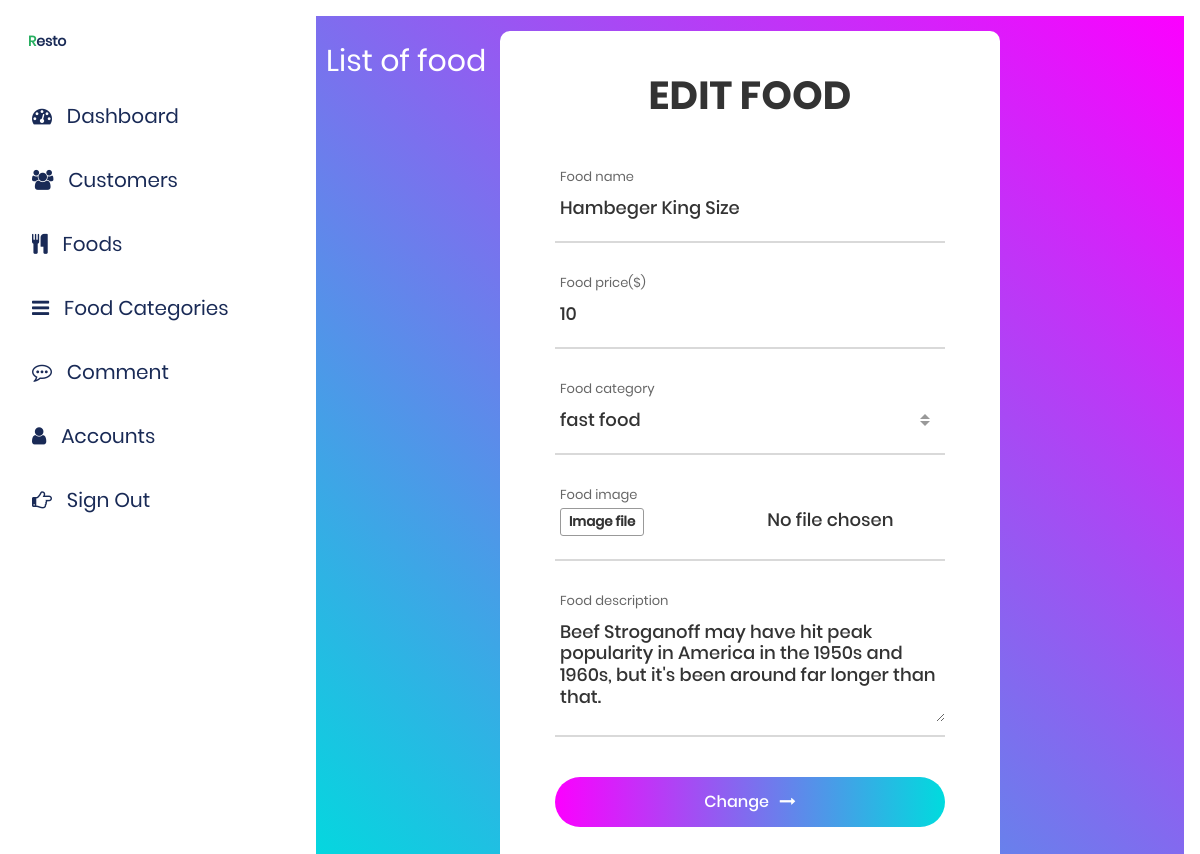
/admin/foods/index.php?btn_edit&id=18 (signed in), run on the app's committed database.
### tables this page shows
CREATE TABLE `food` (
  `food_id` int(11) NOT NULL,
  `food_name` varchar(255) NOT NULL,
  `cat_id` int(11) NOT NULL,
  `food_des` varchar(255) NOT NULL,
  `food_price` float NOT NULL,
  `food_image_url` varchar(255) NOT NULL,
  `food_views` int(10) DEFAULT 0
);

### admin/foods/index.php (called while the page is built, shortened)
<?php
    require "../../global.php";
    require "../../dao/pdo.php";
    require "../index.php";
?>

### global.php (called while the page is built, shortened)
<?php
    $ROOT_URL =  "/resto";
?>

### dao/pdo.php (called while the page is built, shortened)
<?php
    function pdo_get_connection(){
        $host = 'localhost';
        $username = 'root';
        $password = '';
        $charset = 'utf8';
        $dbname = 'resto';
        try{
            $dsn = "mysql:host=$host;dbname=$dbname;charset=$charset";
            $conn = new PDO($dsn,$username,$password);
            $conn->setAttribute(PDO::ATTR_ERRMODE, PDO::ERRMODE_EXCEPTION);
            return $conn;
        }
        catch(PDOException $e){
            echo "Connection Failed: ".$e->getMessage();
        }
    }
    function pdo_get_one_row($sql) {
        $sql_args = array_slice(func_get_args(),1);
        try{
            $conn = pdo_get_connection();
            $stmt = $conn->prepare($sql);
            $stmt->execute($sql_args);
            return $stmt->fetch(PDO::FETCH_ASSOC);
        }
        catch(PDOException $e){
            throw $e;
        }
        finally{
            unset($conn);
        }
    }
?>

### dao/pdo_food.php (called while the page is built, shortened)
<?php
function food_get_one($food_id)
{
    $sql = 'select * from food where food_id = ?';
    return pdo_get_one_row($sql, $food_id);
}

### admin/foods/edit.php (the view, shortened to what this page needs)
  <link rel="stylesheet" type="text/css" href="<?=$ROOT_URL?>/contact-form-v4/vendor/bootstrap/css/bootstrap.min.css">
  <link rel="stylesheet" type="text/css" href="<?=$ROOT_URL?>/contact-form-v4/fonts/font-awesome-4.7.0/css/font-awesome.min.css">
  <link rel="stylesheet" type="text/css" href="<?=$ROOT_URL?>/contact-form-v4/vendor/animate/animate.css">
  <link rel="stylesheet" type="text/css" href="<?=$ROOT_URL?>/contact-form-v4/vendor/css-hamburgers/hamburgers.min.css">
  <link rel="stylesheet" type="text/css" href="<?=$ROOT_URL?>/contact-form-v4/vendor/animsition/css/animsition.min.css">
  <link rel="stylesheet" type="text/css" href="<?=$ROOT_URL?>/contact-form-v4/vendor/select2/select2.min.css">
  <link rel="stylesheet" type="text/css" href="<?=$ROOT_URL?>/contact-form-v4/vendor/daterangepicker/daterangepicker.css">
  <link rel="stylesheet" type="text/css" href="<?=$ROOT_URL?>/contact-form-v4/css/util.css">
  <link rel="stylesheet" type="text/css" href="<?=$ROOT_URL?>/contact-form-v4/css/main.css">
<?PHP
    $food = food_get_one($_GET['id']);
    extract($food);
?>
  <div class="container-contact100">
	  <a href="?btn_list=list" class="outer_link">List of food</a>
  	<div class="wrap-contact100">
  		<form class="contact100-form validate-form" id='form'method="post" enctype="multipart/form-data" action="?btn_process=update&id=<?=$food_id?>">
  			<span class="contact100-form-title">
  				EDIT FOOD
  			</span>
  			<div class="wrap-input100 validate-input">
  				<span class="label-input100">Food name</span>
  				<input class="input100" type="text" id='food_name' name="food_name" value='<?=$food_name ?>' placeholder="Enter food name" autocomplete="off" required>
  				<span class="focus-input100"></span>
  			</div>
  			<div class="wrap-input100 validate-input">
  				<span class="label-input100">Food price($)</span>
  				<input class="input100" type="text" id='food_price'name="food_price" value='<?=$food_price ?>' placeholder="Enter food price" autocomplete="off"required>
  				<span class="focus-input100"></span>
  			</div>
  			<div class="wrap-input100 input100-select">
  				<span class="label-input100">Food category</span>
  				<div>
  				</div>
  				<span class="focus-input100"></span>
  			</div>
  			<div class="wrap-input100 input100-select">
  				<span class="label-input100">Food image</span>
  				<input class="input100" type="file" name="food_image_file">
  			</div>
  			<div class="wrap-input100 validate-input">
  				<span class="label-input100">Food description</span>
  				<textarea class="input100" name="food_des" required id='food_des'placeholder="Food description here..." ><?=$food_des?></textarea>
  				<span class="focus-input100"></span>
  			</div>
  			<div class="container-contact100-form-btn">
  				<div class="wrap-contact100-form-btn">
  					<div class="contact100-form-bgbtn"></div>
  					<button class="contact100-form-btn" type="submit">
  						<span>
  							Change
  							<i class="fa fa-long-arrow-right m-l-7" aria-hidden="true"></i>
  						</span>
  					</button>
  				</div>
  			</div>
  		</form>
  	</div>
  </div>

### content/css/admin/style.css (style rules this page uses)
body { margin: 0px; padding: 0px; background-color: #ddd; font-family: system-ui; }
input[type='file']::before { content: 'Image file'; display: inline-block; background: linear-gradient(top, #f9f9f9, #e3e3e3); border: 1px solid #999; border-radius: 3px; padding: 5px 8px; outline: none; white-space: nowrap; user-select: none; cursor: pointer; text-shadow: 1px 1px #fff; font-weight: 700; font-size: 10pt; }

### contact-form-v4/css/main.css (style rules this page uses)
* { margin: 0px; padding: 0px; box-sizing: border-box; }
body, html { height: 100%; font-family: Poppins-Regular, sans-serif; }
a { font-family: Poppins-Regular; font-size: 14px; line-height: 1.7; color: #666666; margin: 0px; transition: all 0.4s; -webkit-transition: all 0.4s; -o-transition: all 0.4s; -moz-transition: all 0.4s; }
input { outline: none; border: none; }
textarea { outline: none; border: none; }
button { outline: none !important; border: none; background: transparent; }
.container-contact100 { position: relative; width: 100%; min-height: 100vh; display: -webkit-box; display: -webkit-flex; display: -moz-box; display: -ms-flexbox; display: flex; flex-wrap: wrap; justify-content: center; align-items: center; padding: 15px; background: #a64bf4; background: -webkit-linear-gradient(45deg, #00dbde, #fc00ff); background: -o-linear-gradient(45deg, #00dbde, #fc00ff); background: -moz-linear-gradient(45deg, #00dbde, #fc00ff); background: linear-gradient(45deg, #00dbde, #fc00ff); }
.wrap-contact100 { width: 500px; background: #fff; border-radius: 10px; overflow: hidden; padding: 42px 55px 45px 55px; }
.outer_link { display: inline-block; position: absolute; top:20px; left: 10px; z-index: 1000; font-size: 30px; color:#fff; }
.contact100-form { width: 100%; }
.contact100-form-title { display: block; font-family: Poppins-Bold; font-size: 39px; color: #333333; line-height: 1.2; text-align: center; padding-bottom: 44px; }
.wrap-input100 { width: 100%; position: relative; border-bottom: 2px solid #d9d9d9; padding-bottom: 13px; margin-bottom: 27px; }
.label-input100 { font-family: Poppins-Regular; font-size: 13px; color: #666666; line-height: 1.5; padding-left: 5px; }
.input100 { display: block; width: 100%; background: transparent; font-family: Poppins-Medium; font-size: 18px; color: #333333; line-height: 1.2; padding: 0 5px; }
.focus-input100 { position: absolute; display: block; width: 100%; height: 100%; top: 0; left: 0; pointer-events: none; }
.focus-input100::before { content: ""; display: block; position: absolute; bottom: -2px; left: 0; width: 0; height: 2px; -webkit-transition: all 0.4s; -o-transition: all 0.4s; -moz-transition: all 0.4s; transition: all 0.4s; background: #7f7f7f; }
input.input100 { height: 40px; }
textarea.input100 { min-height: 110px; padding-top: 9px; padding-bottom: 13px; }
.container-contact100-form-btn { display: -webkit-box; display: -webkit-flex; display: -moz-box; display: -ms-flexbox; display: flex; flex-wrap: wrap; justify-content: center; padding-top: 13px; }
.wrap-contact100-form-btn { width: 100%; display: block; position: relative; z-index: 1; border-radius: 25px; overflow: hidden; margin: 0 auto; }
.contact100-form-bgbtn { position: absolute; z-index: -1; width: 300%; height: 100%; background: #a64bf4; background: -webkit-linear-gradient(left, #00dbde, #fc00ff, #00dbde, #fc00ff); background: -o-linear-gradient(left, #00dbde, #fc00ff, #00dbde, #fc00ff); background: -moz-linear-gradient(left, #00dbde, #fc00ff, #00dbde, #fc00ff); background: linear-gradient(left, #00dbde, #fc00ff, #00dbde, #fc00ff); top: 0; left: -100%; -webkit-transition: all 0.4s; -o-transition: all 0.4s; -moz-transition: all 0.4s; transition: all 0.4s; }
.contact100-form-btn { display: -webkit-box; display: -webkit-flex; display: -moz-box; display: -ms-flexbox; display: flex; justify-content: center; align-items: center; padding: 0 20px; width: 100%; height: 50px; font-family: Poppins-Medium; font-size: 16px; color: #fff; line-height: 1.2; }
.contact100-form-btn i { -webkit-transition: all 0.4s; -o-transition: all 0.4s; -moz-transition: all 0.4s; transition: all 0.4s; }
.validate-input { position: relative; }

### data on the page
food: food_name "Hambeger King Size", food_price "10", food_des "Beef Stroganoff may have hit peak popularity in America in the 1950s and 1960s, but it's been around far longer than that."
